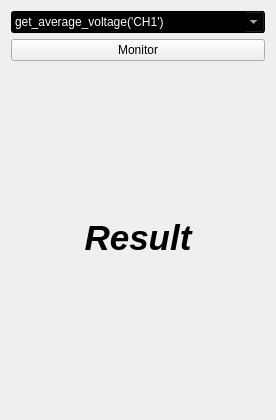
<?xml version="1.0" encoding="UTF-8"?>
<ui version="4.0">
 <class>Form</class>
 <widget class="QWidget" name="Form">
  <property name="geometry">
   <rect>
    <x>0</x>
    <y>0</y>
    <width>276</width>
    <height>420</height>
   </rect>
  </property>
  <property name="sizePolicy">
   <sizepolicy hsizetype="Preferred" vsizetype="Preferred">
    <horstretch>0</horstretch>
    <verstretch>0</verstretch>
   </sizepolicy>
  </property>
  <property name="windowTitle">
   <string>Form</string>
  </property>
  <layout class="QGridLayout" name="gridLayout">
   <item row="0" column="0">
    <layout class="QVBoxLayout" name="verticalLayout">
     <item>
      <widget class="QComboBox" name="cmdlist">
       <property name="minimumSize">
        <size>
         <width>250</width>
         <height>0</height>
        </size>
       </property>
       <property name="styleSheet">
        <string notr="true">background-color: rgb(0, 0, 0);
color: rgb(255, 255, 255);</string>
       </property>
       <property name="editable">
        <bool>true</bool>
       </property>
       <item>
        <property name="text">
         <string>get_average_voltage('CH1')</string>
        </property>
       </item>
       <item>
        <property name="text">
         <string>get_freq('ID1')</string>
        </property>
       </item>
       <item>
        <property name="text">
         <string>get_high_freq('ID1')</string>
        </property>
       </item>
       <item>
        <property name="text">
         <string>DutyCycle('ID1')[1]</string>
        </property>
       </item>
       <item>
        <property name="text">
         <string>MeasureInterval('ID1','ID2','rising','rising')</string>
        </property>
       </item>
      </widget>
     </item>
     <item>
      <widget class="QPushButton" name="pushButton">
       <property name="text">
        <string>Monitor</string>
       </property>
      </widget>
     </item>
     <item>
      <spacer name="verticalSpacer_2">
       <property name="orientation">
        <enum>Qt::Vertical</enum>
       </property>
       <property name="sizeHint" stdset="0">
        <size>
         <width>20</width>
         <height>40</height>
        </size>
       </property>
      </spacer>
     </item>
     <item>
      <widget class="QLabel" name="lastReading">
       <property name="font">
        <font>
         <pointsize>26</pointsize>
         <weight>75</weight>
         <italic>true</italic>
         <bold>true</bold>
        </font>
       </property>
       <property name="text">
        <string>Result</string>
       </property>
       <property name="alignment">
        <set>Qt::AlignCenter</set>
       </property>
      </widget>
     </item>
     <item>
      <spacer name="verticalSpacer">
       <property name="orientation">
        <enum>Qt::Vertical</enum>
       </property>
       <property name="sizeHint" stdset="0">
        <size>
         <width>20</width>
         <height>40</height>
        </size>
       </property>
      </spacer>
     </item>
    </layout>
   </item>
  </layout>
 </widget>
 <resources/>
 <connections>
  <connection>
   <sender>pushButton</sender>
   <signal>clicked()</signal>
   <receiver>Form</receiver>
   <slot>stream()</slot>
   <hints>
    <hint type="sourcelabel">
     <x>31</x>
     <y>50</y>
    </hint>
    <hint type="destinationlabel">
     <x>5</x>
     <y>82</y>
    </hint>
   </hints>
  </connection>
 </connections>
 <slots>
  <slot>stream()</slot>
 </slots>
</ui>
